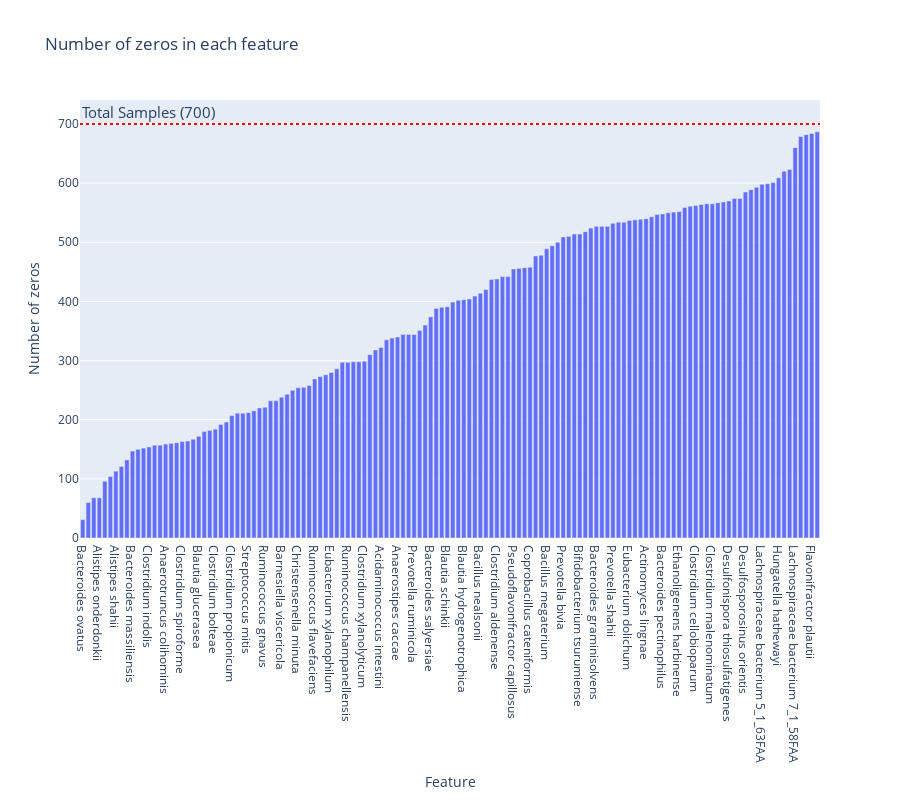

Notebook code for this chart:
### Code cell
plot_zeros(bacteria)

### Figure 1 — Plotly figure (JSON) as saved in the notebook; plotly's stock layout.template omitted (floating-point values rounded to 4 significant figures; data arrays with more than 128 entries replaced by an {"elided": "..."} marker saying what was removed)
{"data": [{"type": "bar", "x": {"elided": "134 str values"}, "y": {"elided": "134 int values"}}], "layout": {"annotations": [{"font": {"size": 15}, "showarrow": false, "text": "Total Samples (700)", "x": 0, "xanchor": "left", "xref": "x domain", "y": 700, "yanchor": "bottom", "yref": "y"}], "height": 800, "shapes": [{"line": {"color": "red", "dash": "dot"}, "type": "line", "x0": 0, "x1": 1, "xref": "x domain", "y0": 700, "y1": 700, "yref": "y"}], "title": {"text": "Number of zeros in each feature"}, "xaxis": {"title": {"text": "Feature"}}, "yaxis": {"title": {"text": "Number of zeros"}}}}
